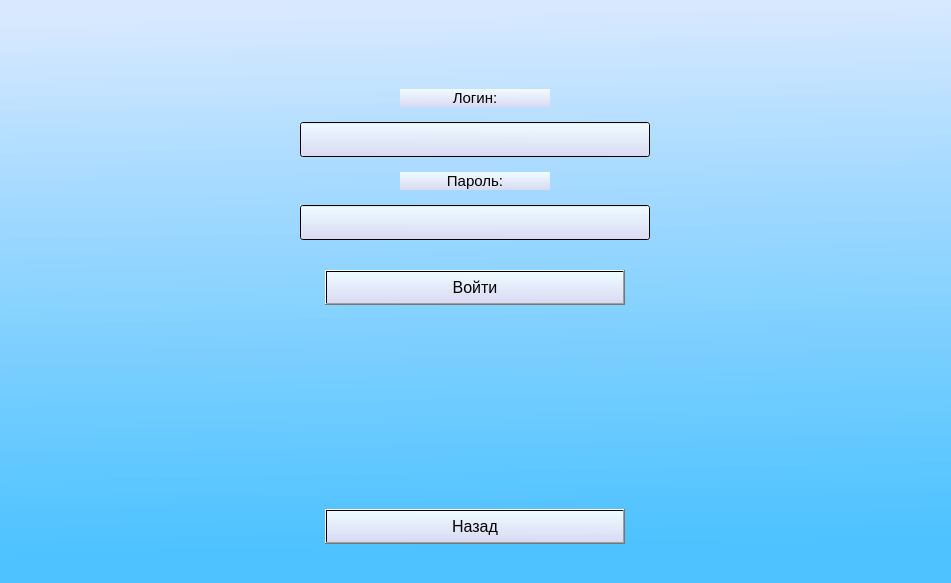
<?xml version="1.0" encoding="UTF-8"?>
<ui version="4.0">
 <class>MainWindow</class>
 <widget class="QMainWindow" name="MainWindow">
  <property name="geometry">
   <rect>
    <x>0</x>
    <y>0</y>
    <width>951</width>
    <height>583</height>
   </rect>
  </property>
  <property name="windowTitle">
   <string>MainWindow</string>
  </property>
  <property name="layoutDirection">
   <enum>Qt::LeftToRight</enum>
  </property>
  <property name="styleSheet">
   <string notr="true">background-color: qlineargradient(spread:pad, x1:0.572139, y1:0.994, x2:0.537, y2:0.00568182, stop:0.0547264 rgba(77, 194, 255, 255), stop:0.995025 rgba(217, 232, 255, 217));</string>
  </property>
  <widget class="QWidget" name="centralwidget">
   <layout class="QVBoxLayout" name="verticalLayout_2">
    <item>
     <layout class="QVBoxLayout" name="verticalLayout" stretch="0,0,0,0,0,0,0,0">
      <property name="spacing">
       <number>15</number>
      </property>
      <property name="sizeConstraint">
       <enum>QLayout::SetDefaultConstraint</enum>
      </property>
      <property name="leftMargin">
       <number>50</number>
      </property>
      <property name="topMargin">
       <number>80</number>
      </property>
      <property name="rightMargin">
       <number>50</number>
      </property>
      <property name="bottomMargin">
       <number>30</number>
      </property>
      <item alignment="Qt::AlignHCenter|Qt::AlignVCenter">
       <widget class="QLabel" name="label1">
        <property name="minimumSize">
         <size>
          <width>150</width>
          <height>0</height>
         </size>
        </property>
        <property name="maximumSize">
         <size>
          <width>2000</width>
          <height>2000</height>
         </size>
        </property>
        <property name="styleSheet">
         <string notr="true">background-color: qlineargradient(spread:pad, x1:0.503, y1:0.977273, x2:0.522, y2:0.028, stop:0 rgba(218, 218, 243, 255), stop:0.995025 rgba(240, 252, 255, 249));</string>
        </property>
        <property name="text">
         <string>&lt;html&gt;&lt;head/&gt;&lt;body&gt;&lt;p align=&quot;center&quot;&gt;&lt;span style=&quot; font-size:11pt;&quot;&gt;Логин:&lt;/span&gt;&lt;/p&gt;&lt;/body&gt;&lt;/html&gt;</string>
        </property>
       </widget>
      </item>
      <item alignment="Qt::AlignHCenter|Qt::AlignVCenter">
       <widget class="QLineEdit" name="Login">
        <property name="minimumSize">
         <size>
          <width>350</width>
          <height>35</height>
         </size>
        </property>
        <property name="styleSheet">
         <string notr="true">background-color: qlineargradient(spread:pad, x1:0.503, y1:0.977273, x2:0.522, y2:0.028, stop:0 rgba(218, 218, 243, 255), stop:0.995025 rgba(240, 252, 255, 249));</string>
        </property>
       </widget>
      </item>
      <item alignment="Qt::AlignHCenter|Qt::AlignVCenter">
       <widget class="QLabel" name="label2">
        <property name="minimumSize">
         <size>
          <width>150</width>
          <height>0</height>
         </size>
        </property>
        <property name="maximumSize">
         <size>
          <width>2000</width>
          <height>2000</height>
         </size>
        </property>
        <property name="styleSheet">
         <string notr="true">background-color: qlineargradient(spread:pad, x1:0.503, y1:0.977273, x2:0.522, y2:0.028, stop:0 rgba(218, 218, 243, 255), stop:0.995025 rgba(240, 252, 255, 249));</string>
        </property>
        <property name="text">
         <string>&lt;html&gt;&lt;head/&gt;&lt;body&gt;&lt;p align=&quot;center&quot;&gt;&lt;span style=&quot; font-size:11pt;&quot;&gt;Пароль:&lt;/span&gt;&lt;/p&gt;&lt;/body&gt;&lt;/html&gt;</string>
        </property>
       </widget>
      </item>
      <item alignment="Qt::AlignHCenter|Qt::AlignVCenter">
       <widget class="QLineEdit" name="Password">
        <property name="minimumSize">
         <size>
          <width>350</width>
          <height>35</height>
         </size>
        </property>
        <property name="styleSheet">
         <string notr="true">background-color: qlineargradient(spread:pad, x1:0.503, y1:0.977273, x2:0.522, y2:0.028, stop:0 rgba(218, 218, 243, 255), stop:0.995025 rgba(240, 252, 255, 249));</string>
        </property>
        <property name="text">
         <string/>
        </property>
       </widget>
      </item>
      <item>
       <spacer name="verticalSpacer">
        <property name="orientation">
         <enum>Qt::Vertical</enum>
        </property>
        <property name="sizeType">
         <enum>QSizePolicy::Fixed</enum>
        </property>
        <property name="sizeHint" stdset="0">
         <size>
          <width>1</width>
          <height>15</height>
         </size>
        </property>
       </spacer>
      </item>
      <item alignment="Qt::AlignHCenter|Qt::AlignVCenter">
       <widget class="QPushButton" name="Entrance_Button">
        <property name="minimumSize">
         <size>
          <width>300</width>
          <height>35</height>
         </size>
        </property>
        <property name="maximumSize">
         <size>
          <width>2000</width>
          <height>2000</height>
         </size>
        </property>
        <property name="font">
         <font>
          <pointsize>12</pointsize>
         </font>
        </property>
        <property name="layoutDirection">
         <enum>Qt::LeftToRight</enum>
        </property>
        <property name="styleSheet">
         <string notr="true">background-color: qlineargradient(spread:pad, x1:0.503, y1:0.977273, x2:0.522, y2:0.028, stop:0 rgba(218, 218, 243, 255), stop:0.995025 rgba(240, 252, 255, 249));</string>
        </property>
        <property name="text">
         <string>Войти</string>
        </property>
       </widget>
      </item>
      <item>
       <spacer name="verticalSpacer_2">
        <property name="orientation">
         <enum>Qt::Vertical</enum>
        </property>
        <property name="sizeHint" stdset="0">
         <size>
          <width>20</width>
          <height>50</height>
         </size>
        </property>
       </spacer>
      </item>
      <item alignment="Qt::AlignHCenter|Qt::AlignVCenter">
       <widget class="QPushButton" name="Back_Button">
        <property name="minimumSize">
         <size>
          <width>300</width>
          <height>35</height>
         </size>
        </property>
        <property name="maximumSize">
         <size>
          <width>2000</width>
          <height>2000</height>
         </size>
        </property>
        <property name="font">
         <font>
          <pointsize>12</pointsize>
          <italic>false</italic>
         </font>
        </property>
        <property name="styleSheet">
         <string notr="true">background-color: qlineargradient(spread:pad, x1:0.503, y1:0.977273, x2:0.522, y2:0.028, stop:0 rgba(218, 218, 243, 255), stop:0.995025 rgba(240, 252, 255, 249));</string>
        </property>
        <property name="text">
         <string>Назад</string>
        </property>
       </widget>
      </item>
     </layout>
    </item>
   </layout>
  </widget>
 </widget>
 <resources>
  <include location="ui.qrc"/>
 </resources>
 <connections/>
</ui>
